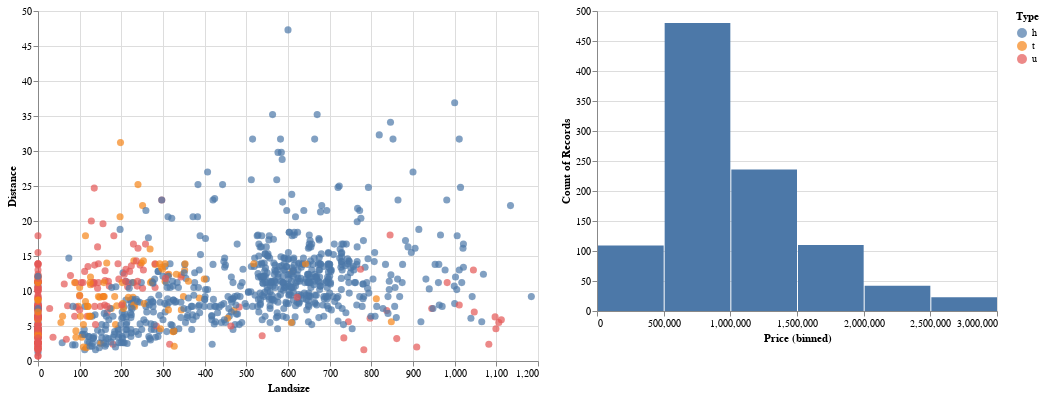

Notebook code cell kept with this figure:
### Markdown cell above
Trying to better understand the concepts of selection and condition, swap the histogram and scatter plot, so choosing an area on the bar plot will correspond with the values on the scatter plot

### Code cell
selection = alt.selection_interval()

chart1 = alt.Chart(df).mark_circle(size=50).encode(
    x = 'Landsize',
    y = 'Distance',
    color= 'Type'
).properties(
    height=350, width = 500
).transform_filter(
    selection
)

chart2 = alt.Chart(df).mark_bar().encode(
    alt.X('Price:Q', bin=True), alt.Y('count()')
).add_selection(
    selection
)

chart1 | chart2

### Figure 1 — Vega-Lite specification as saved in the notebook (floating-point values rounded to 4 significant figures; data arrays with more than 128 entries replaced by an {"elided": "..."} marker saying what was removed)
{"config": {"view": {"continuousWidth": 400, "continuousHeight": 300}}, "hconcat": [{"mark": {"type": "circle", "size": 50}, "encoding": {"color": {"type": "nominal", "field": "Type"}, "x": {"type": "quantitative", "field": "Landsize"}, "y": {"type": "quantitative", "field": "Distance"}}, "height": 350, "transform": [{"filter": {"selection": "selector003"}}], "width": 500}, {"mark": "bar", "encoding": {"x": {"type": "quantitative", "bin": true, "field": "Price"}, "y": {"type": "quantitative", "aggregate": "count"}}, "selection": {"selector003": {"type": "interval"}}}], "data": {"name": "data-192ffdf84e60bfbf8da58d035624c103"}, "$schema": "https://vega.github.io/schema/vega-lite/v4.8.1.json", "datasets": {"data-192ffdf84e60bfbf8da58d035624c103": {"elided": "1000 records"}}}
